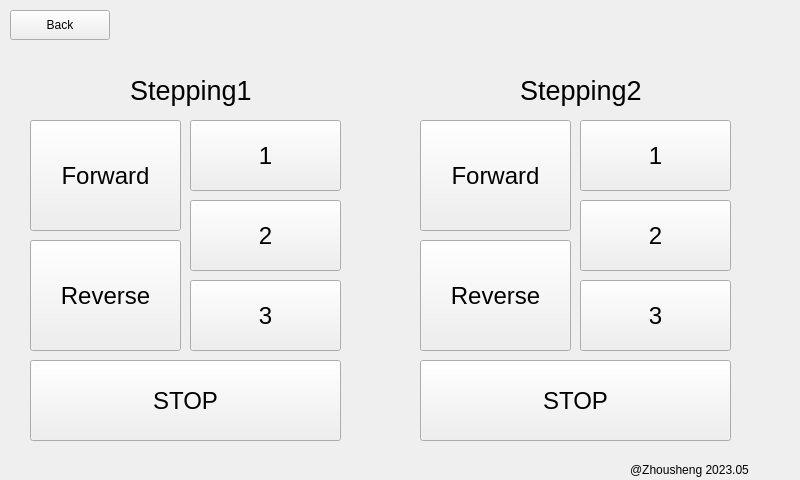
<?xml version="1.0" encoding="UTF-8"?>
<ui version="4.0">
 <class>control_form</class>
 <widget class="QWidget" name="control_form">
  <property name="geometry">
   <rect>
    <x>0</x>
    <y>0</y>
    <width>800</width>
    <height>480</height>
   </rect>
  </property>
  <property name="windowTitle">
   <string>Form</string>
  </property>
  <widget class="QPushButton" name="control_back">
   <property name="geometry">
    <rect>
     <x>10</x>
     <y>10</y>
     <width>100</width>
     <height>30</height>
    </rect>
   </property>
   <property name="text">
    <string>Back</string>
   </property>
  </widget>
  <widget class="QLabel" name="label_stepping1">
   <property name="geometry">
    <rect>
     <x>130</x>
     <y>70</y>
     <width>121</width>
     <height>41</height>
    </rect>
   </property>
   <property name="font">
    <font>
     <pointsize>20</pointsize>
    </font>
   </property>
   <property name="text">
    <string>Stepping1</string>
   </property>
  </widget>
  <widget class="QLabel" name="label_stepping2">
   <property name="geometry">
    <rect>
     <x>520</x>
     <y>70</y>
     <width>131</width>
     <height>41</height>
    </rect>
   </property>
   <property name="font">
    <font>
     <pointsize>20</pointsize>
    </font>
   </property>
   <property name="text">
    <string>Stepping2</string>
   </property>
  </widget>
  <widget class="QPushButton" name="btn_for_1">
   <property name="geometry">
    <rect>
     <x>30</x>
     <y>120</y>
     <width>151</width>
     <height>111</height>
    </rect>
   </property>
   <property name="font">
    <font>
     <pointsize>18</pointsize>
    </font>
   </property>
   <property name="text">
    <string>Forward</string>
   </property>
  </widget>
  <widget class="QPushButton" name="btn_re_1">
   <property name="geometry">
    <rect>
     <x>30</x>
     <y>240</y>
     <width>151</width>
     <height>111</height>
    </rect>
   </property>
   <property name="font">
    <font>
     <pointsize>18</pointsize>
    </font>
   </property>
   <property name="text">
    <string>Reverse</string>
   </property>
  </widget>
  <widget class="QPushButton" name="btn_twenty_1">
   <property name="geometry">
    <rect>
     <x>190</x>
     <y>120</y>
     <width>151</width>
     <height>71</height>
    </rect>
   </property>
   <property name="font">
    <font>
     <pointsize>18</pointsize>
    </font>
   </property>
   <property name="text">
    <string>1</string>
   </property>
  </widget>
  <widget class="QPushButton" name="btn_fifty_1">
   <property name="geometry">
    <rect>
     <x>190</x>
     <y>200</y>
     <width>151</width>
     <height>71</height>
    </rect>
   </property>
   <property name="font">
    <font>
     <pointsize>18</pointsize>
    </font>
   </property>
   <property name="text">
    <string>2</string>
   </property>
  </widget>
  <widget class="QPushButton" name="btn_seventy_1">
   <property name="geometry">
    <rect>
     <x>190</x>
     <y>280</y>
     <width>151</width>
     <height>71</height>
    </rect>
   </property>
   <property name="font">
    <font>
     <pointsize>18</pointsize>
    </font>
   </property>
   <property name="text">
    <string>3</string>
   </property>
  </widget>
  <widget class="QPushButton" name="btn_stop_1">
   <property name="geometry">
    <rect>
     <x>30</x>
     <y>360</y>
     <width>311</width>
     <height>81</height>
    </rect>
   </property>
   <property name="font">
    <font>
     <pointsize>18</pointsize>
    </font>
   </property>
   <property name="text">
    <string>STOP</string>
   </property>
  </widget>
  <widget class="QPushButton" name="btn_stop_2">
   <property name="geometry">
    <rect>
     <x>420</x>
     <y>360</y>
     <width>311</width>
     <height>81</height>
    </rect>
   </property>
   <property name="font">
    <font>
     <pointsize>18</pointsize>
    </font>
   </property>
   <property name="text">
    <string>STOP</string>
   </property>
  </widget>
  <widget class="QPushButton" name="btn_re_2">
   <property name="geometry">
    <rect>
     <x>420</x>
     <y>240</y>
     <width>151</width>
     <height>111</height>
    </rect>
   </property>
   <property name="font">
    <font>
     <pointsize>18</pointsize>
    </font>
   </property>
   <property name="text">
    <string>Reverse</string>
   </property>
  </widget>
  <widget class="QPushButton" name="btn_seventy_2">
   <property name="geometry">
    <rect>
     <x>580</x>
     <y>280</y>
     <width>151</width>
     <height>71</height>
    </rect>
   </property>
   <property name="font">
    <font>
     <pointsize>18</pointsize>
    </font>
   </property>
   <property name="text">
    <string>3</string>
   </property>
  </widget>
  <widget class="QPushButton" name="btn_fifty_2">
   <property name="geometry">
    <rect>
     <x>580</x>
     <y>200</y>
     <width>151</width>
     <height>71</height>
    </rect>
   </property>
   <property name="font">
    <font>
     <pointsize>18</pointsize>
    </font>
   </property>
   <property name="text">
    <string>2</string>
   </property>
  </widget>
  <widget class="QPushButton" name="btn_for_2">
   <property name="geometry">
    <rect>
     <x>420</x>
     <y>120</y>
     <width>151</width>
     <height>111</height>
    </rect>
   </property>
   <property name="font">
    <font>
     <pointsize>18</pointsize>
    </font>
   </property>
   <property name="text">
    <string>Forward</string>
   </property>
  </widget>
  <widget class="QPushButton" name="btn_twenty_2">
   <property name="geometry">
    <rect>
     <x>580</x>
     <y>120</y>
     <width>151</width>
     <height>71</height>
    </rect>
   </property>
   <property name="font">
    <font>
     <pointsize>18</pointsize>
    </font>
   </property>
   <property name="text">
    <string>1</string>
   </property>
  </widget>
  <widget class="QLabel" name="mark">
   <property name="geometry">
    <rect>
     <x>630</x>
     <y>460</y>
     <width>171</width>
     <height>20</height>
    </rect>
   </property>
   <property name="text">
    <string>@Zhousheng 2023.05</string>
   </property>
  </widget>
 </widget>
 <resources/>
 <connections/>
</ui>
